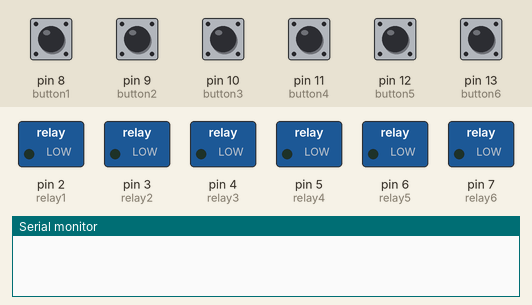
Simulated run of this program. Board: Arduino Nano, built with avr-gcc and run on an emulated ATmega328P. Parts: switched loads named in the program (green lamp = pin HIGH), the last lines printed to the serial monitor. Inputs (shaded band) come from the test bench; at power-on: pin 8 (button1), pin 9 (button2), pin 10 (button3), pin 11 (button4), pin 12 (button5), pin 13 (button6) LOW.

Above: at 1.2 s.
1.3 s: pin 8 (button1) pulled HIGH for 0.15 s
At 1.37 s:
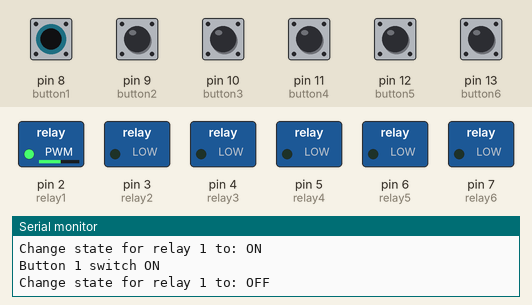
2.9 s: pin 9 (button2) pulled HIGH for 1 s
5.9 s: pin 10 (button3) pulled HIGH for 0.15 s
At 6.05 s:
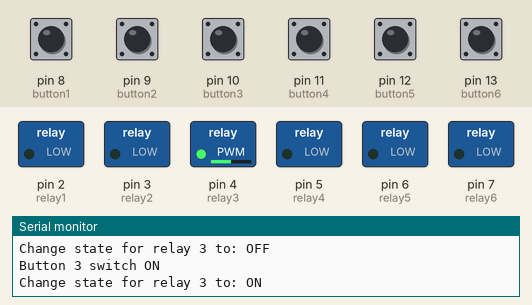
7.5 s: pin 11 (button4) pulled HIGH for 0.15 s
At 7.57 s:
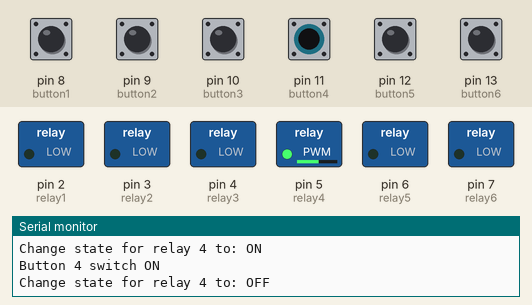
9.1 s: pin 12 (button5) pulled HIGH for 0.15 s
At 9.17 s:
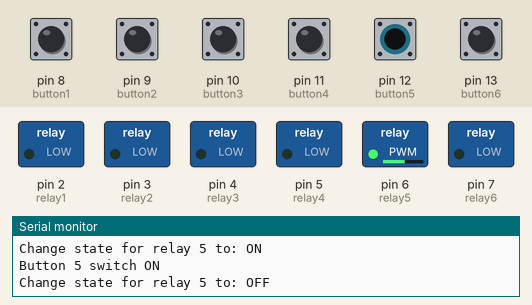
10.7 s: pin 13 (button6) pulled HIGH for 0.15 s
At 10.77 s:
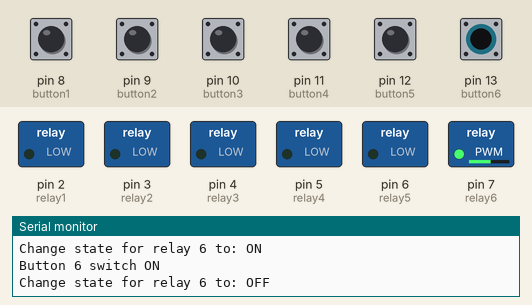
Timing chart, 0 to 13.3 s (numbered marks = the images above; inputs shaded):
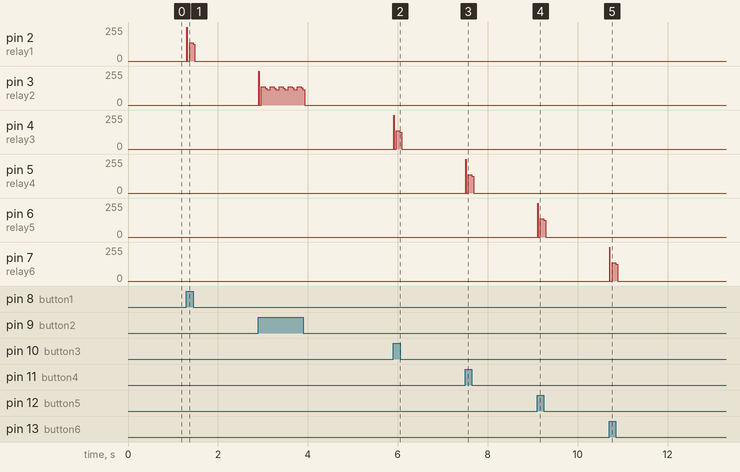

The program:

main.cpp
```cpp
#include <Arduino.h>

/**
 * Config relay pins
 */
const int relay1 = 2;
const int relay2 = 3;
const int relay3 = 4;
const int relay4 = 5;
const int relay5 = 6;
const int relay6 = 7;

/**
 * Config Button pins
 */
const int button1 = 8;
const int button2 = 9;
const int button3 = 10;
const int button4 = 11;
const int button5 = 12;
const int button6 = 13;

/**
 * @brief
 *
 */
enum State{
  ON, OFF
};

/**
 * @brief
 *
 */

enum RelayEnum{
  REPLAY_1,
  REPLAY_2,
  REPLAY_3,
  REPLAY_4,
  REPLAY_5,
  REPLAY_6
};

typedef struct{
  RelayEnum relayEnum;
  State state;
} Relay;

/**
 * @brief
 *
 */
enum ButtonEnum{
  BUTTON_1,
  BUTTON_2,
  BUTTON_3,
  BUTTON_4,
  BUTTON_5,
  BUTTON_6
};

/**
 * @brief
 *
 */
void setupRelay(){
  pinMode(relay1, OUTPUT);
  pinMode(relay2, OUTPUT);
  pinMode(relay3, OUTPUT);
  pinMode(relay4, OUTPUT);
  pinMode(relay5, OUTPUT);
  pinMode(relay6, OUTPUT);

  digitalWrite(relay1, LOW);
  digitalWrite(relay2, LOW);
  digitalWrite(relay3, LOW);
  digitalWrite(relay4, LOW);
  digitalWrite(relay5, LOW);
  digitalWrite(relay6, LOW);
}

/**
 * @brief
 *
 */
void setupButton(){
  pinMode(button1, INPUT);
  pinMode(button2, INPUT);
  pinMode(button3, INPUT);
  pinMode(button4, INPUT);
  pinMode(button5, INPUT);
  pinMode(button6, INPUT);
}

Relay relays[6] = {{REPLAY_1, OFF}, {REPLAY_2, OFF}, {REPLAY_3, OFF}, {REPLAY_4, OFF}, {REPLAY_5, OFF}, {REPLAY_6, OFF}};

/**
 * @brief
 *
 */
void setup() {
  /**
   * @brief
   *
   */
  Serial.begin(57600);

  /**
   * @brief Construct a new setup Relay object
   *
   */
  setupRelay();

  /**
   * @brief Construct a new setup Button object
   *
   */
  setupButton();
}


/**
 * @brief
 *
 * @param relay
 */
void changeStateRelay(RelayEnum relayEnum){
  switch (relayEnum){
    case REPLAY_1:
      if (relays[0].state == OFF){
        digitalWrite(relay1, HIGH);
        relays[0].state = ON;
        Serial.println("Change state for relay 1 to: ON");
      }else{
        digitalWrite(relay1, LOW);
        relays[0].state = OFF;
        Serial.println("Change state for relay 1 to: OFF");
      }
      break;
    case REPLAY_2:
      if (relays[1].state == OFF){
        digitalWrite(relay2, HIGH);
        relays[1].state = ON;
        Serial.println("Change state for relay 2 to: ON");
      }else{
        digitalWrite(relay2, LOW);
        relays[1].state = OFF;
        Serial.println("Change state for relay 2 to: OFF");
      }
      break;
    case REPLAY_3:
      if (relays[2].state == OFF){
        digitalWrite(relay3, HIGH);
        relays[2].state = ON;
        Serial.println("Change state for relay 3 to: ON");
      }else{
        digitalWrite(relay3, LOW);
        relays[2].state = OFF;
        Serial.println("Change state for relay 3 to: OFF");
      }
      break;
    case REPLAY_4:
      if (relays[3].state == OFF){
        digitalWrite(relay4, HIGH);
        relays[3].state = ON;
        Serial.println("Change state for relay 4 to: ON");
      }else{
        digitalWrite(relay4, LOW);
        relays[3].state = OFF;
        Serial.println("Change state for relay 4 to: OFF");
      }
      break;
    case REPLAY_5:
      if (relays[4].state == OFF){
        digitalWrite(relay5, HIGH);
        relays[4].state = ON;
        Serial.println("Change state for relay 5 to: ON");
      }else{
        digitalWrite(relay5, LOW);
        relays[4].state = OFF;
        Serial.println("Change state for relay 5 to: OFF");
      }
      break;
    case REPLAY_6:
      if (relays[5].state == OFF){
        digitalWrite(relay6, HIGH);
        relays[5].state = ON;
        Serial.println("Change state for relay 6 to: ON");
      }else{
        digitalWrite(relay6, LOW);
        relays[5].state = OFF;
        Serial.println("Change state for relay 6 to: OFF");
      }
      break;
    default:
      Serial.println("Error");
      break;
  }
}

/**
 * @brief
 *
 */
void loop() {
  // put your main code here, to run repeatedly:
  int button1State = digitalRead(button1);
  if (button1State == HIGH){
    Serial.println("Button 1 switch ON");
    changeStateRelay(REPLAY_1);
  }
  int button2State = digitalRead(button2);
  if (button2State == HIGH){
    Serial.println("Button 2 switch ON");
    changeStateRelay(REPLAY_2);
  }
  int button3State = digitalRead(button3);
  if (button3State == HIGH){
    Serial.println("Button 3 switch ON");
    changeStateRelay(REPLAY_3);
  }
  int button4State = digitalRead(button4);
  if (button4State == HIGH){
    Serial.println("Button 4 switch ON");
    changeStateRelay(REPLAY_4);
  }
  int button5State = digitalRead(button5);
  if (button5State == HIGH){
    Serial.println("Button 5 switch ON");
    changeStateRelay(REPLAY_5);
  }
  int button6State = digitalRead(button6);
  if (button6State == HIGH){
    Serial.println("Button 6 switch ON");
    changeStateRelay(REPLAY_6);
  }
}
```

Measured:
- after the input at 1.3 s, pin 2 (relay1): 0/255 → 138/255 at once, → 0/255 0.14 s later
- after the input at 5.9 s, pin 4 (relay3): 0/255 → 138/255 at once, → 0/255 0.14 s later
- after the input at 7.5 s, pin 5 (relay4): 0/255 → 138/255 at once, → 0/255 0.14 s later
- after the input at 9.1 s, pin 6 (relay5): 0/255 → 138/255 at once, → 0/255 0.14 s later
- after the input at 10.7 s, pin 7 (relay6): 0/255 → 138/255 at once, → 0/255 0.14 s later
